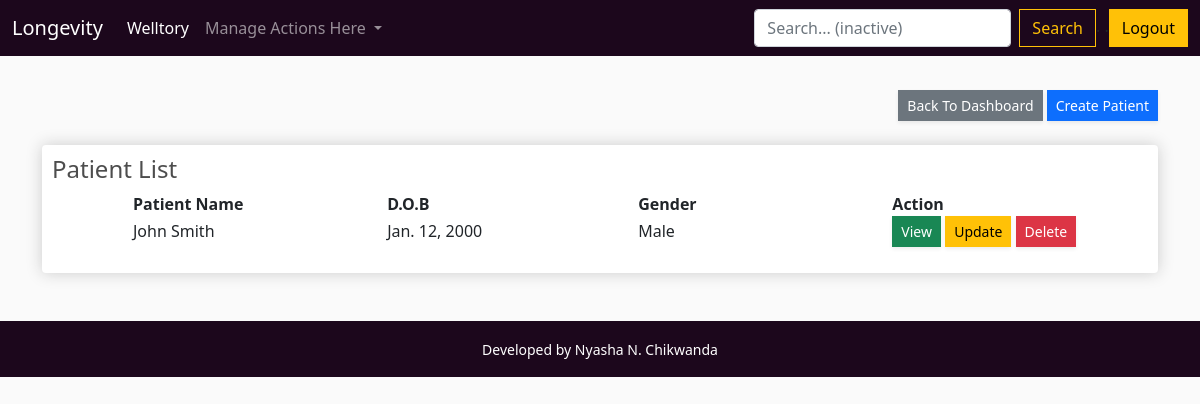
Screenshot of /welltory/patientlist/ (signed in) with the database file from the repository.
### welltory/models.py (models this page shows, shortened)
class Patient(models.Model):
    GENDER_MALE = 'Male'
    GENDER_FEMALE = 'Female'
    GENDER_CHOICES = [(GENDER_MALE, 'Male'), (GENDER_FEMALE, 'Female')]
    first_name = models.CharField(max_length=40)
    last_name = models.CharField(max_length=40)
    mobile = models.CharField(max_length=20)
    email = models.EmailField()
    street1 = models.CharField(max_length=100)
    street2 = models.CharField(max_length=100)
    city = models.CharField(max_length=100, null=True)
    country = CountryField()
    dateOfBirth = models.DateField(null=True)
    national_id = models.CharField(max_length=20)
    gender = models.CharField(max_length=6, choices=GENDER_CHOICES,)
    created_by = models.ForeignKey(Practitioner, on_delete=models.CASCADE)
    date_created = models.DateTimeField(default=timezone.now)
    image = models.ImageField(default='default.jpg', upload_to='profile_pics')

### welltory/views.py (the view)
# urls.py: path('patientlist/', views.PatientListView.as_view(), name='patientlist'),
class PatientListView(LoginRequiredMixin, generic.ListView):
    model = Patient
    template_name = 'clinic/patientlist.html'
    context_object_name = 'patientlist'
    paginate_by = 20
    def get_queryset(self):
        return Patient.objects.order_by('-date_created')

### welltory/templates/clinic/patientlist.html (shortened to what this page needs)
{% extends 'clinic/main.html' %}
{% load static %}
{% block content %}
<br/>
<div class="row">
    <div class="col-lg-12">
        <div align="right">
            <a href="{% url 'welltory:home' %}"
               class="d-none d-sm-inline-block btn btn-sm btn-secondary shadow-sm">
                Back To Dashboard</a>
            <a href="{% url 'welltory:createpatient' %}"
               class="d-none d-sm-inline-block btn btn-sm btn-primary shadow-sm">
                 Create Patient</a>
        </div>
        <br/>
        <div class="box-element">
            <h4>Patient List</h4>
            <table>
                <tr>
                    <td width="100"></td>
                    <td width="300"><b>Patient Name</b></td>
                    <td width="300"><b>D.O.B</b></td>
                    <td width="300"><b>Gender</b></td>
                    <td width="300"><b>Action</b></td>
                </tr>
                {% for patient in patientlist %}
                <tr>
                    <td></td>
                    <td><p>{{ patient.first_name }} {{ patient.last_name }}</p></td>
                    <td><p>{{ patient.dateOfBirth }}</p></td>
                    <td><p>{{ patient.gender }}</p></td>
                    <td><p><a href="{% url 'welltory:patientdetails' patient.id %}"
                              class="d-none d-sm-inline-block btn btn-sm btn-success shadow-sm">
                         View</a>
                        <a href="{% url 'welltory:updatepatient' patient.id %}"
                           class="d-none d-sm-inline-block btn btn-sm btn-warning shadow-sm">
                             Update</a>
                        <a href="{% url 'welltory:deletepatient' patient.id %}"
                           class="d-none d-sm-inline-block btn btn-sm btn-danger shadow-sm">
                             Delete</a></p></td>
                </tr>
                {% endfor %}
            </table>
        </div>
    </div>
</div>
</div>
<br/>
{% endblock content %}

### welltory/static/css/main.css (style rules this page uses)
body { background-color: hsl(0, 0%, 98%); }
h1,h2,h3,h4,h5,h6 { color:hsl(0, 0%, 30%); }
.box-element { box-shadow:hsl(0, 0%, 80%) 0 0 16px; background-color: #fff; border-radius: 4px; padding: 10px; }
.col-lg-4, .col-lg-6, .col-lg-8, .col-lg-12 { margin-top: 10px; }
.btn { border-radius: 0; }

### welltory/static/css/rating.css (style rules this page uses)
* { margin: 0; padding: 0; }

### rows the page displays
Patient: first_name "John", last_name "Smith", dateOfBirth "Jan. 12, 2000", gender "Male"
